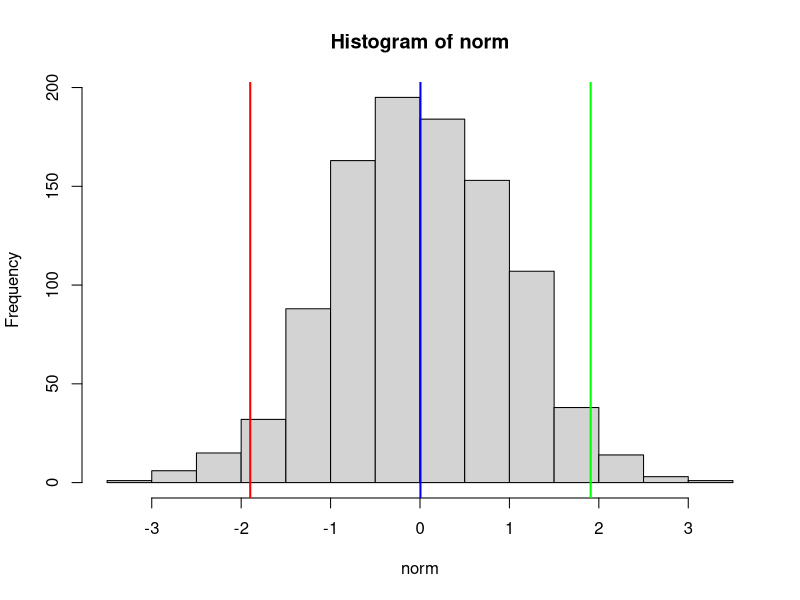

Here is the R script that generated this plot:
n <- 1000
norm <- rnorm(n)
average <- mean(norm)
variance_1 <- mean((norm - mean(norm))^2)
variance_1
variance_2 <- mean(norm^2) - (average * norm)^2
variance_2
variance_3 <- var(norm)
standardDev <- sd(norm)

lowerBound <- average - (1.96 * standardDev)
upperBound <- average + (1.96 * standardDev)

hist(norm)
abline(v=average, col = "blue", lwd = 2)
abline(v = lowerBound, col = "red", lwd = 2)
abline(v = upperBound, col = "green", lwd = 2)
2. 
n2<- 3
m <- 1000
x <- sapply(1:m, function(n2) mean(rnorm(n2)))
var(x)
sd(x)

n3 <- 300
x1 <- sapply(1:m, function(n3) mean(rnorm(n3)))
var(x1)
sd(x1)           
              